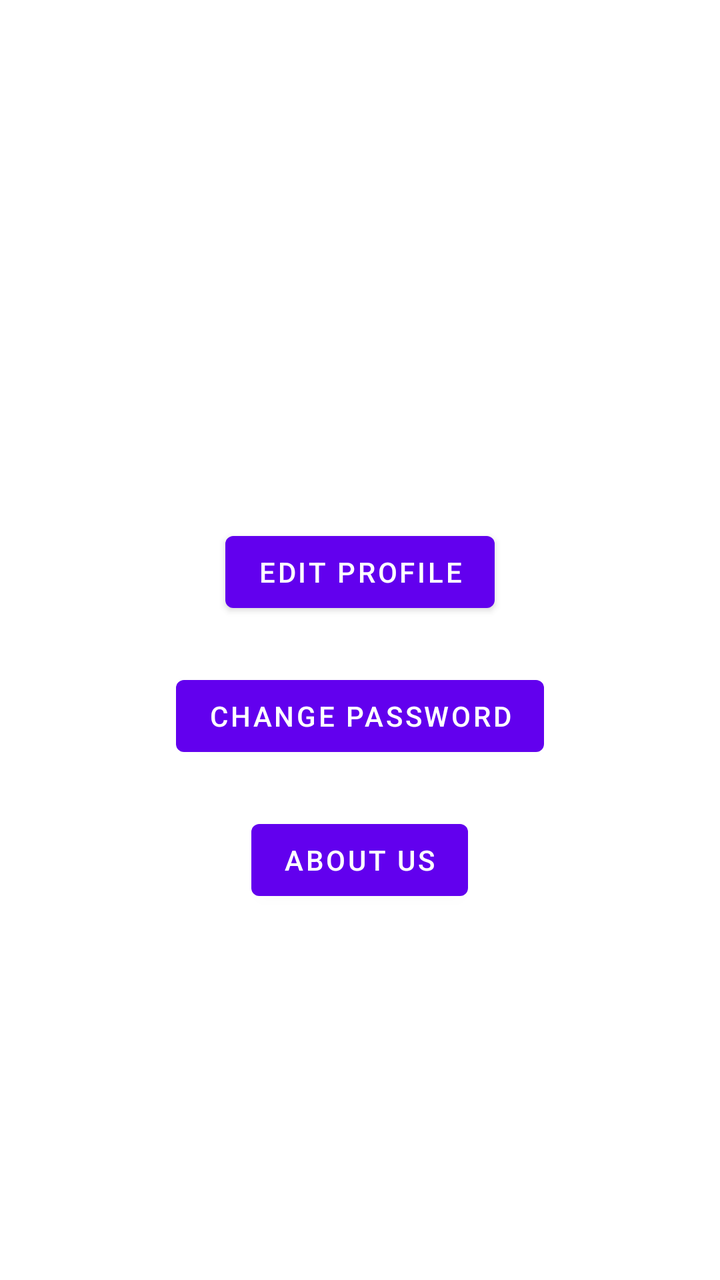
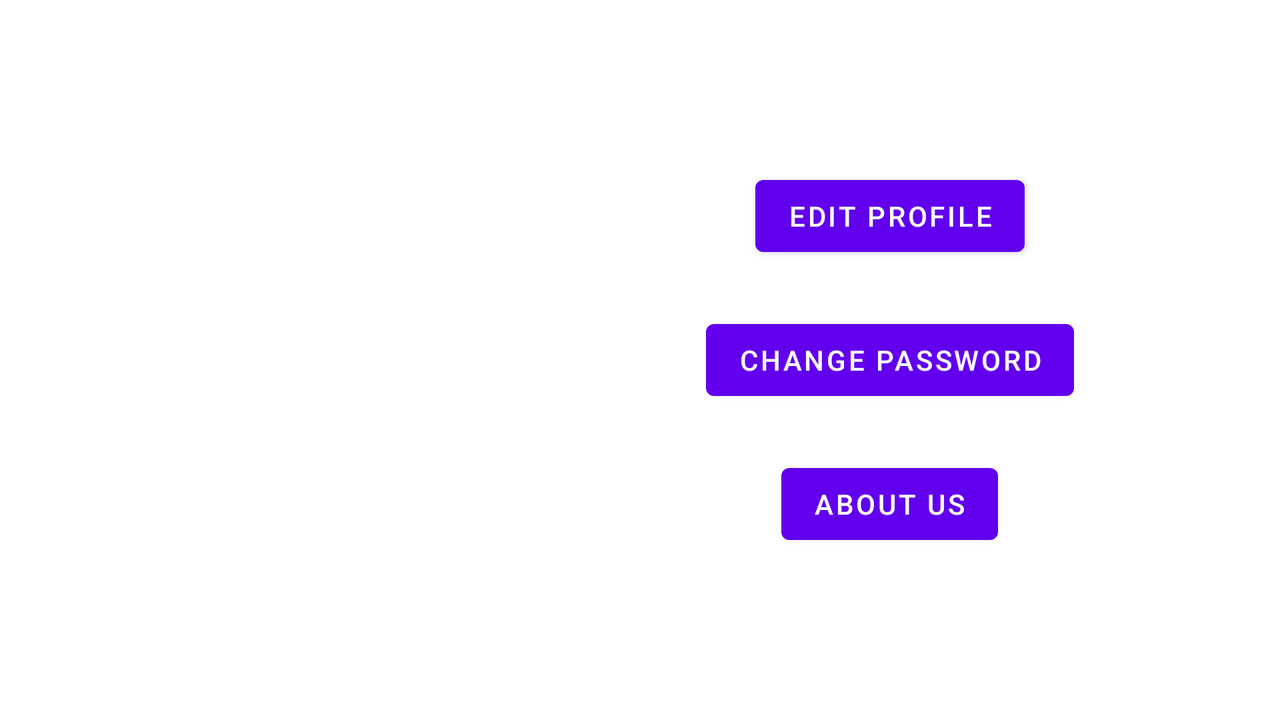

First picture: res/layout/ on a phone held upright. Second picture: the repository's own variant of that layout, on a device whose configuration matches the variant's folder. Source for both follows.
<!-- AndroidManifest.xml: application theme Theme.NaderCodeChallenge1 -->
<!-- res/layout/fragment_more.xml -->
<?xml version="1.0" encoding="utf-8"?>
<androidx.constraintlayout.widget.ConstraintLayout
    xmlns:android="http://schemas.android.com/apk/res/android"
    xmlns:tools="http://schemas.android.com/tools"
    android:layout_width="match_parent"
    android:layout_height="match_parent"
    xmlns:app="http://schemas.android.com/apk/res-auto"
    tools:context=".MoreFragment">

    <com.google.android.material.imageview.ShapeableImageView
        android:id="@+id/profileImageView"
        android:layout_width="150dp"
        android:layout_height="150dp"
        android:layout_marginTop="50dp"
        app:layout_constraintEnd_toEndOf="parent"
        app:layout_constraintStart_toStartOf="parent"
        app:layout_constraintTop_toTopOf="parent"
        app:shapeAppearanceOverlay="@style/ShapeAppearanceOverlay.App.CornerSize50Percent"
        app:srcCompat="@drawable/user" />

    <LinearLayout
        android:layout_width="wrap_content"
        android:layout_height="wrap_content"
        android:orientation="vertical"
        android:layout_marginTop="50dp"
        app:layout_constraintEnd_toEndOf="parent"
        app:layout_constraintStart_toStartOf="parent"
        app:layout_constraintTop_toBottomOf="@+id/profileImageView">

        <com.google.android.material.button.MaterialButton
            android:id="@+id/editProfileBtn"
            android:layout_width="wrap_content"
            android:layout_height="wrap_content"
            android:layout_margin="12dp"
            android:layout_gravity="center_vertical|center_horizontal"
            android:text="Edit profile"/>
        <com.google.android.material.button.MaterialButton
            android:id="@+id/changePasswordBtn"
            android:layout_width="wrap_content"
            android:layout_height="wrap_content"
            android:layout_margin="12dp"
            android:layout_gravity="center_vertical|center_horizontal"
            android:text="Change password"/>
        <com.google.android.material.button.MaterialButton
            android:id="@+id/aboutUsBtn"
            android:layout_width="wrap_content"
            android:layout_height="wrap_content"
            android:layout_margin="12dp"
            android:layout_gravity="center_vertical|center_horizontal"
            android:text="About us"/>

    </LinearLayout>


</androidx.constraintlayout.widget.ConstraintLayout>
<!-- resources referenced by this layout -->
<resources>
  <style name="Theme.NaderCodeChallenge1" parent="Theme.MaterialComponents.DayNight.NoActionBar">
          
          <item name="colorPrimary">@color/purple_500</item>
          <item name="colorPrimaryVariant">@color/purple_700</item>
          <item name="colorOnPrimary">@color/white</item>
          
          <item name="colorSecondary">@color/teal_200</item>
          <item name="colorSecondaryVariant">@color/teal_700</item>
          <item name="colorOnSecondary">@color/black</item>
          
          <item name="android:statusBarColor" tools:targetApi="l">?attr/colorPrimaryVariant</item>
          
      </style>
  <color name="purple_500">#FF6200EE</color>
  <color name="purple_700">#FF3700B3</color>
  <color name="white">#FFFFFFFF</color>
  <color name="teal_200">#FF03DAC5</color>
  <color name="teal_700">#FF018786</color>
  <color name="black">#FF000000</color>
</resources>
<!-- res/layout-land/fragment_more.xml (the repository's variant of the layout above) -->
<!-- drawn on the phone turned sideways -->
<?xml version="1.0" encoding="utf-8"?>
<androidx.constraintlayout.widget.ConstraintLayout xmlns:android="http://schemas.android.com/apk/res/android"
    xmlns:app="http://schemas.android.com/apk/res-auto"
    xmlns:tools="http://schemas.android.com/tools"
    android:layout_width="match_parent"
    android:layout_height="match_parent"
    tools:context=".MoreFragment">

    <com.google.android.material.imageview.ShapeableImageView
        android:id="@+id/profileImageView"
        android:layout_width="150dp"
        android:layout_height="150dp"
        android:layout_marginLeft="100dp"
        app:layout_constraintBottom_toBottomOf="parent"
        app:layout_constraintStart_toStartOf="parent"
        app:layout_constraintTop_toTopOf="parent"
        app:shapeAppearanceOverlay="@style/ShapeAppearanceOverlay.App.CornerSize50Percent"
        app:srcCompat="@drawable/user" />

    <LinearLayout
        android:layout_width="wrap_content"
        android:layout_height="wrap_content"
        android:orientation="vertical"
        app:layout_constraintBottom_toBottomOf="parent"
        app:layout_constraintEnd_toEndOf="parent"
        app:layout_constraintStart_toEndOf="@+id/profileImageView"
        app:layout_constraintTop_toTopOf="parent">

        <com.google.android.material.button.MaterialButton
            android:id="@+id/editProfileBtn"
            android:layout_width="wrap_content"
            android:layout_height="wrap_content"
            android:layout_gravity="center_vertical|center_horizontal"
            android:layout_margin="12dp"
            android:text="Edit profile" />

        <com.google.android.material.button.MaterialButton
            android:id="@+id/changePasswordBtn"
            android:layout_width="wrap_content"
            android:layout_height="wrap_content"
            android:layout_gravity="center_vertical|center_horizontal"
            android:layout_margin="12dp"
            android:text="Change password" />

        <com.google.android.material.button.MaterialButton
            android:id="@+id/aboutUsBtn"
            android:layout_width="wrap_content"
            android:layout_height="wrap_content"
            android:layout_gravity="center_vertical|center_horizontal"
            android:layout_margin="12dp"
            android:text="About us" />

    </LinearLayout>


</androidx.constraintlayout.widget.ConstraintLayout>
